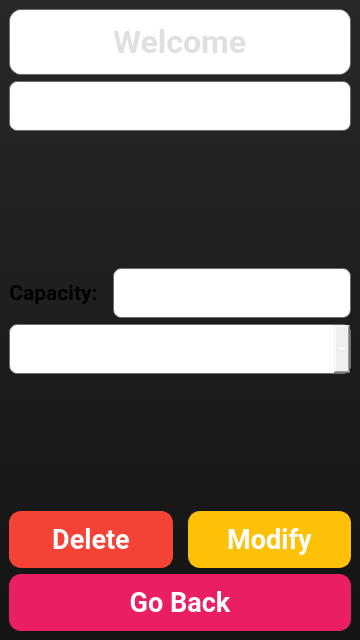
<?xml version="1.0" encoding="UTF-8"?>
<ui version="4.0">
 <class>AreaModify</class>
 <widget class="QMainWindow" name="AreaModify">
  <property name="geometry">
   <rect>
    <x>0</x>
    <y>0</y>
    <width>360</width>
    <height>640</height>
   </rect>
  </property>
  <property name="minimumSize">
   <size>
    <width>360</width>
    <height>640</height>
   </size>
  </property>
  <property name="windowTitle">
   <string>Area Modify</string>
  </property>
  <property name="styleSheet">
   <string notr="true">#AreaModify {
background: qlineargradient(spread:pad, x1:0, y1:0, x2:0, y2:1, stop:0 rgba(40, 40, 40, 255), stop:1 rgba(20, 20, 20, 255));
}
</string>
  </property>
  <widget class="QWidget" name="centralwidget">
   <layout class="QVBoxLayout" name="mainLayout">
    <property name="spacing">
     <number>6</number>
    </property>
    <property name="leftMargin">
     <number>9</number>
    </property>
    <property name="topMargin">
     <number>9</number>
    </property>
    <property name="rightMargin">
     <number>9</number>
    </property>
    <property name="bottomMargin">
     <number>9</number>
    </property>
    <item>
     <widget class="QLineEdit" name="EnterTitle">
      <property name="font">
       <font>
        <family>Roboto</family>
        <pointsize>24</pointsize>
        <bold>true</bold>
       </font>
      </property>
      <property name="styleSheet">
       <string notr="true">QLineEdit {
background: qlineargradient(x1: 0, y1: 0, x2: 0, y2: 1,
                            stop: 0 rgba(50, 50, 50, 255),
                            stop: 1 rgba(30, 30, 30, 255));
color: #E0E0E0;
border-radius: 12px;
border: 1px solid rgba(100, 100, 100, 200);
padding: 12px;
font-weight: bold;
}
</string>
      </property>
      <property name="text">
       <string>Welcome</string>
      </property>
      <property name="alignment">
       <set>Qt::AlignmentFlag::AlignCenter</set>
      </property>
      <property name="dragEnabled">
       <bool>false</bool>
      </property>
      <property name="readOnly">
       <bool>true</bool>
      </property>
     </widget>
    </item>
    <item>
     <layout class="QHBoxLayout" name="nameSpaceLayout">
      <property name="spacing">
       <number>0</number>
      </property>
      <item>
       <widget class="QLineEdit" name="Name">
        <property name="font">
         <font>
          <family>Roboto</family>
          <pointsize>16</pointsize>
          <bold>true</bold>
         </font>
        </property>
        <property name="styleSheet">
         <string notr="true">QLineEdit {
background: qlineargradient(x1: 0, y1: 0, x2: 0, y2: 1,
                            stop: 0 rgba(60, 60, 60, 255),
                            stop: 1 rgba(40, 40, 40, 255));
color: white;
border-radius: 8px;
border: 1px solid rgba(100, 100, 100, 200);
padding: 10px;
font-weight: bold;
}
</string>
        </property>
        <property name="text">
         <string/>
        </property>
        <property name="alignment">
         <set>Qt::AlignmentFlag::AlignCenter</set>
        </property>
        <property name="readOnly">
         <bool>true</bool>
        </property>
       </widget>
      </item>
     </layout>
    </item>
    <item>
     <widget class="QLabel" name="Icon">
      <property name="text">
       <string/>
      </property>
     </widget>
    </item>
    <item>
     <layout class="QHBoxLayout" name="integerValueLayout">
      <property name="spacing">
       <number>15</number>
      </property>
      <item>
       <widget class="QLabel" name="IntegerLabel">
        <property name="font">
         <font>
          <family>Roboto</family>
          <pointsize>16</pointsize>
          <bold>true</bold>
         </font>
        </property>
        <property name="text">
         <string>Capacity:</string>
        </property>
        <property name="alignment">
         <set>Qt::AlignmentFlag::AlignCenter</set>
        </property>
       </widget>
      </item>
      <item>
       <widget class="QLineEdit" name="IntegerValue">
        <property name="font">
         <font>
          <family>Roboto</family>
          <pointsize>16</pointsize>
          <bold>true</bold>
         </font>
        </property>
        <property name="styleSheet">
         <string notr="true">QLineEdit {
background: qlineargradient(x1: 0, y1: 0, x2: 0, y2: 1,
                            stop: 0 rgba(60, 60, 60, 255),
                            stop: 1 rgba(40, 40, 40, 255));
color: white;
border-radius: 8px;
border: 1px solid rgba(100, 100, 100, 200);
padding: 10px;
font-weight: bold;
}
</string>
        </property>
        <property name="inputMask">
         <string>00000</string>
        </property>
        <property name="text">
         <string/>
        </property>
        <property name="alignment">
         <set>Qt::AlignmentFlag::AlignCenter</set>
        </property>
       </widget>
      </item>
     </layout>
    </item>
    <item>
     <layout class="QHBoxLayout" name="comboBoxLayout">
      <property name="spacing">
       <number>15</number>
      </property>
      <item>
       <widget class="QComboBox" name="TypeComboBox">
        <property name="font">
         <font>
          <family>Roboto</family>
          <pointsize>16</pointsize>
          <bold>true</bold>
         </font>
        </property>
        <property name="styleSheet">
         <string notr="true">QComboBox {
background: qlineargradient(x1: 0, y1: 0, x2: 0, y2: 1,
                            stop: 0 rgba(60, 60, 60, 255),
                            stop: 1 rgba(40, 40, 40, 255));
color: white;
border-radius: 8px;
border: 1px solid rgba(100, 100, 100, 200);
padding: 10px;
font-weight: bold;
}
</string>
        </property>
       </widget>
      </item>
     </layout>
    </item>
    <item>
     <widget class="QLabel" name="Spacer">
      <property name="text">
       <string/>
      </property>
     </widget>
    </item>
    <item>
     <layout class="QHBoxLayout" name="actionButtonsLayout">
      <property name="spacing">
       <number>15</number>
      </property>
      <item>
       <widget class="QPushButton" name="DeleteButton">
        <property name="font">
         <font>
          <family>Roboto</family>
          <pointsize>20</pointsize>
          <bold>true</bold>
         </font>
        </property>
        <property name="styleSheet">
         <string notr="true">QPushButton {
background-color: #F44336;  /* Red */
color: #ffffff;
border-radius: 12px;
border: 2px solid #F44336;
padding: 10px;
font-weight: bold;
box-shadow: 0 4px 8px rgba(0, 0, 0, 0.2), 0 0 5px rgba(255, 255, 255, 0.2); /* Shadow with border glow */
transition: background-color 0.3s, transform 0.3s, box-shadow 0.3s;
}

QPushButton:hover {
background-color: #E53935;  /* Darker red on hover */
transform: scale(1.05);
box-shadow: 0 6px 12px rgba(0, 0, 0, 0.3), 0 0 7px rgba(255, 255, 255, 0.3); /* Enhanced shadow and glow on hover */
}

QPushButton:pressed {
background-color: #D32F2F;  /* Even darker red on press */
transform: scale(0.95);
box-shadow: 0 2px 4px rgba(0, 0, 0, 0.2), 0 0 3px rgba(255, 255, 255, 0.2); /* Reduced shadow on press */
}
</string>
        </property>
        <property name="text">
         <string>Delete</string>
        </property>
       </widget>
      </item>
      <item>
       <widget class="QPushButton" name="GoTo">
        <property name="font">
         <font>
          <family>Roboto</family>
          <pointsize>20</pointsize>
          <bold>true</bold>
         </font>
        </property>
        <property name="styleSheet">
         <string notr="true">QPushButton {
background-color: #FFC107;  /* Dark Yellow */
color: #ffffff;
border-radius: 12px;
border: 2px solid #FFC107;
padding: 10px;
font-weight: bold;
box-shadow: 0 4px 8px rgba(0, 0, 0, 0.2), 0 0 5px rgba(255, 255, 255, 0.2); /* Shadow with border glow */
transition: background-color 0.3s, transform 0.3s, box-shadow 0.3s;
}

QPushButton:hover {
background-color: #FFB300;  /* Darker yellow on hover */
transform: scale(1.05);
box-shadow: 0 6px 12px rgba(0, 0, 0, 0.3), 0 0 7px rgba(255, 255, 255, 0.3); /* Enhanced shadow and glow on hover */
}

QPushButton:pressed {
background-color: #FFA000;  /* Even darker yellow on press */
transform: scale(0.95);
box-shadow: 0 2px 4px rgba(0, 0, 0, 0.2), 0 0 3px rgba(255, 255, 255, 0.2); /* Reduced shadow on press */
}
</string>
        </property>
        <property name="text">
         <string>Modify</string>
        </property>
       </widget>
      </item>
     </layout>
    </item>
    <item>
     <widget class="QPushButton" name="GoBack">
      <property name="font">
       <font>
        <family>Roboto</family>
        <pointsize>20</pointsize>
        <bold>true</bold>
       </font>
      </property>
      <property name="styleSheet">
       <string notr="true">QPushButton {
background-color: #E91E63;  /* Deep pink */
color: #ffffff;
border-radius: 12px;
border: 2px solid #E91E63;
padding: 10px;
font-weight: bold;
box-shadow: 0 4px 8px rgba(0, 0, 0, 0.2), 0 0 5px rgba(255, 255, 255, 0.2); /* Shadow with border glow */
transition: background-color 0.3s, transform 0.3s, box-shadow 0.3s;
}

QPushButton:hover {
background-color: #C2185B;  /* Darker pink on hover */
transform: scale(1.05);
box-shadow: 0 6px 12px rgba(0, 0, 0, 0.3), 0 0 7px rgba(255, 255, 255, 0.3); /* Enhanced shadow and glow on hover */
}

QPushButton:pressed {
background-color: #AD1457;  /* Even darker pink on press */
transform: scale(0.95);
box-shadow: 0 2px 4px rgba(0, 0, 0, 0.2), 0 0 3px rgba(255, 255, 255, 0.2); /* Reduced shadow on press */
}
</string>
      </property>
      <property name="text">
       <string>Go Back</string>
      </property>
     </widget>
    </item>
   </layout>
  </widget>
 </widget>
 <resources>
  <include location="area_modify.qrc"/>
 </resources>
 <connections/>
</ui>
